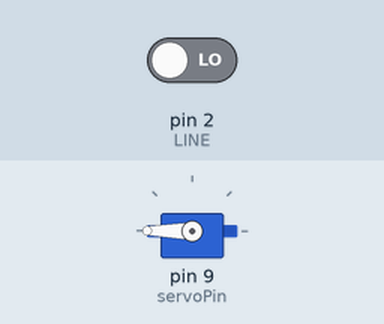
This sketch was run on a simulated Arduino Uno, built with avr-gcc and run on an emulated ATmega328P. Shown: servo. The inputs (shaded band) are chosen by the test bench; at power-on: pin 2 (LINE) LOW. What the sketch prints to the serial monitor is not drawn.

Above: at 5.8 s.
5.9 s: pin 2 (LINE) driven HIGH
12.7 s: pin 2 (LINE) driven LOW
Timing chart, 0 to 25.5 s (numbered marks = the images above; inputs shaded):
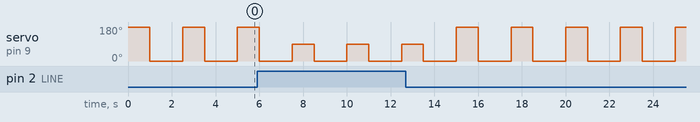

Measured:
- by itself, servo on pin 9 (servoPin): alternates 180° for 1.0 s and 0° for 1.5 s

The sketch:

cb_DoLine.ino
```cpp
#include <Servo.h>
#define LINE 2   // Chân đọc giá trị từ cảm biến khí gas (analog)
Servo myServo;           // Tạo đối tượng servo
int servoPin = 9;        // Chân điều khiển servo
int val = 0;

void setup() {
  pinMode(LINE, INPUT);
  myServo.attach(servoPin); // Gắn servo vào chân số 9
  myServo.write(0);         // Khởi tạo góc servo ở 0 độ
  Serial.begin(9600);       // Khởi động giao tiếp Serial để debug
}

void loop() {
  val = digitalRead(LINE);
  Serial.print("val = ");
  Serial.println(val);
  if (val == 1) {
    Serial.println("Servo quay đến 90 độ rồi về 0 độ");
    myServo.write(90); // Quay đến 90 độ
    delay(1000);       // Giữ ở vị trí 90 độ trong 1 giây
    myServo.write(0);  // Quay về 0 độ
    delay(1000);       // Giữ ở vị trí 0 độ trong 1 giây
  } else {
    Serial.println("Servo quay đến 180 độ rồi về 0 độ");
    myServo.write(180); // Quay đến 180 độ
    delay(1000);        // Giữ ở vị trí 180 độ trong 1 giây
    myServo.write(0);   // Quay về 0 độ
    delay(1000);        // Giữ ở vị trí 0 độ trong 1 giây
  }
  delay(500); // Đợi 0.5 giây trước khi lặp lại
}
```
